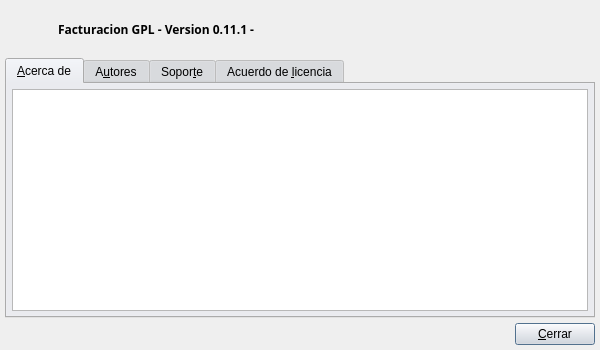
<ui version="4.0" >
 <class>aboutdlg</class>
 <widget class="QDialog" name="aboutdlg" >
  <property name="geometry" >
   <rect>
    <x>0</x>
    <y>0</y>
    <width>600</width>
    <height>350</height>
   </rect>
  </property>
  <property name="sizePolicy" >
   <sizepolicy vsizetype="Maximum" hsizetype="Maximum" >
    <horstretch>0</horstretch>
    <verstretch>0</verstretch>
   </sizepolicy>
  </property>
  <property name="minimumSize" >
   <size>
    <width>600</width>
    <height>350</height>
   </size>
  </property>
  <property name="maximumSize" >
   <size>
    <width>600</width>
    <height>350</height>
   </size>
  </property>
  <property name="palette" >
   <palette>
    <active>
     <colorrole role="WindowText" >
      <brush brushstyle="SolidPattern" >
       <color alpha="255" >
        <red>0</red>
        <green>0</green>
        <blue>0</blue>
       </color>
      </brush>
     </colorrole>
     <colorrole role="Button" >
      <brush brushstyle="SolidPattern" >
       <color alpha="255" >
        <red>221</red>
        <green>223</green>
        <blue>228</blue>
       </color>
      </brush>
     </colorrole>
     <colorrole role="Light" >
      <brush brushstyle="SolidPattern" >
       <color alpha="255" >
        <red>255</red>
        <green>255</green>
        <blue>255</blue>
       </color>
      </brush>
     </colorrole>
     <colorrole role="Midlight" >
      <brush brushstyle="SolidPattern" >
       <color alpha="255" >
        <red>255</red>
        <green>255</green>
        <blue>255</blue>
       </color>
      </brush>
     </colorrole>
     <colorrole role="Dark" >
      <brush brushstyle="SolidPattern" >
       <color alpha="255" >
        <red>85</red>
        <green>85</green>
        <blue>85</blue>
       </color>
      </brush>
     </colorrole>
     <colorrole role="Mid" >
      <brush brushstyle="SolidPattern" >
       <color alpha="255" >
        <red>199</red>
        <green>199</green>
        <blue>199</blue>
       </color>
      </brush>
     </colorrole>
     <colorrole role="Text" >
      <brush brushstyle="SolidPattern" >
       <color alpha="255" >
        <red>0</red>
        <green>0</green>
        <blue>0</blue>
       </color>
      </brush>
     </colorrole>
     <colorrole role="BrightText" >
      <brush brushstyle="SolidPattern" >
       <color alpha="255" >
        <red>255</red>
        <green>255</green>
        <blue>255</blue>
       </color>
      </brush>
     </colorrole>
     <colorrole role="ButtonText" >
      <brush brushstyle="SolidPattern" >
       <color alpha="255" >
        <red>0</red>
        <green>0</green>
        <blue>0</blue>
       </color>
      </brush>
     </colorrole>
     <colorrole role="Base" >
      <brush brushstyle="SolidPattern" >
       <color alpha="255" >
        <red>255</red>
        <green>255</green>
        <blue>255</blue>
       </color>
      </brush>
     </colorrole>
     <colorrole role="Window" >
      <brush brushstyle="SolidPattern" >
       <color alpha="255" >
        <red>239</red>
        <green>239</green>
        <blue>239</blue>
       </color>
      </brush>
     </colorrole>
     <colorrole role="Shadow" >
      <brush brushstyle="SolidPattern" >
       <color alpha="255" >
        <red>0</red>
        <green>0</green>
        <blue>0</blue>
       </color>
      </brush>
     </colorrole>
     <colorrole role="Highlight" >
      <brush brushstyle="SolidPattern" >
       <color alpha="255" >
        <red>103</red>
        <green>141</green>
        <blue>178</blue>
       </color>
      </brush>
     </colorrole>
     <colorrole role="HighlightedText" >
      <brush brushstyle="SolidPattern" >
       <color alpha="255" >
        <red>255</red>
        <green>255</green>
        <blue>255</blue>
       </color>
      </brush>
     </colorrole>
     <colorrole role="Link" >
      <brush brushstyle="SolidPattern" >
       <color alpha="255" >
        <red>0</red>
        <green>0</green>
        <blue>238</blue>
       </color>
      </brush>
     </colorrole>
     <colorrole role="LinkVisited" >
      <brush brushstyle="SolidPattern" >
       <color alpha="255" >
        <red>82</red>
        <green>24</green>
        <blue>139</blue>
       </color>
      </brush>
     </colorrole>
     <colorrole role="AlternateBase" >
      <brush brushstyle="SolidPattern" >
       <color alpha="255" >
        <red>232</red>
        <green>232</green>
        <blue>232</blue>
       </color>
      </brush>
     </colorrole>
    </active>
    <inactive>
     <colorrole role="WindowText" >
      <brush brushstyle="SolidPattern" >
       <color alpha="255" >
        <red>0</red>
        <green>0</green>
        <blue>0</blue>
       </color>
      </brush>
     </colorrole>
     <colorrole role="Button" >
      <brush brushstyle="SolidPattern" >
       <color alpha="255" >
        <red>221</red>
        <green>223</green>
        <blue>228</blue>
       </color>
      </brush>
     </colorrole>
     <colorrole role="Light" >
      <brush brushstyle="SolidPattern" >
       <color alpha="255" >
        <red>255</red>
        <green>255</green>
        <blue>255</blue>
       </color>
      </brush>
     </colorrole>
     <colorrole role="Midlight" >
      <brush brushstyle="SolidPattern" >
       <color alpha="255" >
        <red>255</red>
        <green>255</green>
        <blue>255</blue>
       </color>
      </brush>
     </colorrole>
     <colorrole role="Dark" >
      <brush brushstyle="SolidPattern" >
       <color alpha="255" >
        <red>85</red>
        <green>85</green>
        <blue>85</blue>
       </color>
      </brush>
     </colorrole>
     <colorrole role="Mid" >
      <brush brushstyle="SolidPattern" >
       <color alpha="255" >
        <red>199</red>
        <green>199</green>
        <blue>199</blue>
       </color>
      </brush>
     </colorrole>
     <colorrole role="Text" >
      <brush brushstyle="SolidPattern" >
       <color alpha="255" >
        <red>0</red>
        <green>0</green>
        <blue>0</blue>
       </color>
      </brush>
     </colorrole>
     <colorrole role="BrightText" >
      <brush brushstyle="SolidPattern" >
       <color alpha="255" >
        <red>255</red>
        <green>255</green>
        <blue>255</blue>
       </color>
      </brush>
     </colorrole>
     <colorrole role="ButtonText" >
      <brush brushstyle="SolidPattern" >
       <color alpha="255" >
        <red>0</red>
        <green>0</green>
        <blue>0</blue>
       </color>
      </brush>
     </colorrole>
     <colorrole role="Base" >
      <brush brushstyle="SolidPattern" >
       <color alpha="255" >
        <red>255</red>
        <green>255</green>
        <blue>255</blue>
       </color>
      </brush>
     </colorrole>
     <colorrole role="Window" >
      <brush brushstyle="SolidPattern" >
       <color alpha="255" >
        <red>239</red>
        <green>239</green>
        <blue>239</blue>
       </color>
      </brush>
     </colorrole>
     <colorrole role="Shadow" >
      <brush brushstyle="SolidPattern" >
       <color alpha="255" >
        <red>0</red>
        <green>0</green>
        <blue>0</blue>
       </color>
      </brush>
     </colorrole>
     <colorrole role="Highlight" >
      <brush brushstyle="SolidPattern" >
       <color alpha="255" >
        <red>103</red>
        <green>141</green>
        <blue>178</blue>
       </color>
      </brush>
     </colorrole>
     <colorrole role="HighlightedText" >
      <brush brushstyle="SolidPattern" >
       <color alpha="255" >
        <red>255</red>
        <green>255</green>
        <blue>255</blue>
       </color>
      </brush>
     </colorrole>
     <colorrole role="Link" >
      <brush brushstyle="SolidPattern" >
       <color alpha="255" >
        <red>0</red>
        <green>0</green>
        <blue>238</blue>
       </color>
      </brush>
     </colorrole>
     <colorrole role="LinkVisited" >
      <brush brushstyle="SolidPattern" >
       <color alpha="255" >
        <red>82</red>
        <green>24</green>
        <blue>139</blue>
       </color>
      </brush>
     </colorrole>
     <colorrole role="AlternateBase" >
      <brush brushstyle="SolidPattern" >
       <color alpha="255" >
        <red>232</red>
        <green>232</green>
        <blue>232</blue>
       </color>
      </brush>
     </colorrole>
    </inactive>
    <disabled>
     <colorrole role="WindowText" >
      <brush brushstyle="SolidPattern" >
       <color alpha="255" >
        <red>128</red>
        <green>128</green>
        <blue>128</blue>
       </color>
      </brush>
     </colorrole>
     <colorrole role="Button" >
      <brush brushstyle="SolidPattern" >
       <color alpha="255" >
        <red>221</red>
        <green>223</green>
        <blue>228</blue>
       </color>
      </brush>
     </colorrole>
     <colorrole role="Light" >
      <brush brushstyle="SolidPattern" >
       <color alpha="255" >
        <red>255</red>
        <green>255</green>
        <blue>255</blue>
       </color>
      </brush>
     </colorrole>
     <colorrole role="Midlight" >
      <brush brushstyle="SolidPattern" >
       <color alpha="255" >
        <red>255</red>
        <green>255</green>
        <blue>255</blue>
       </color>
      </brush>
     </colorrole>
     <colorrole role="Dark" >
      <brush brushstyle="SolidPattern" >
       <color alpha="255" >
        <red>85</red>
        <green>85</green>
        <blue>85</blue>
       </color>
      </brush>
     </colorrole>
     <colorrole role="Mid" >
      <brush brushstyle="SolidPattern" >
       <color alpha="255" >
        <red>199</red>
        <green>199</green>
        <blue>199</blue>
       </color>
      </brush>
     </colorrole>
     <colorrole role="Text" >
      <brush brushstyle="SolidPattern" >
       <color alpha="255" >
        <red>199</red>
        <green>199</green>
        <blue>199</blue>
       </color>
      </brush>
     </colorrole>
     <colorrole role="BrightText" >
      <brush brushstyle="SolidPattern" >
       <color alpha="255" >
        <red>255</red>
        <green>255</green>
        <blue>255</blue>
       </color>
      </brush>
     </colorrole>
     <colorrole role="ButtonText" >
      <brush brushstyle="SolidPattern" >
       <color alpha="255" >
        <red>128</red>
        <green>128</green>
        <blue>128</blue>
       </color>
      </brush>
     </colorrole>
     <colorrole role="Base" >
      <brush brushstyle="SolidPattern" >
       <color alpha="255" >
        <red>239</red>
        <green>239</green>
        <blue>239</blue>
       </color>
      </brush>
     </colorrole>
     <colorrole role="Window" >
      <brush brushstyle="SolidPattern" >
       <color alpha="255" >
        <red>239</red>
        <green>239</green>
        <blue>239</blue>
       </color>
      </brush>
     </colorrole>
     <colorrole role="Shadow" >
      <brush brushstyle="SolidPattern" >
       <color alpha="255" >
        <red>0</red>
        <green>0</green>
        <blue>0</blue>
       </color>
      </brush>
     </colorrole>
     <colorrole role="Highlight" >
      <brush brushstyle="SolidPattern" >
       <color alpha="255" >
        <red>86</red>
        <green>117</green>
        <blue>148</blue>
       </color>
      </brush>
     </colorrole>
     <colorrole role="HighlightedText" >
      <brush brushstyle="SolidPattern" >
       <color alpha="255" >
        <red>255</red>
        <green>255</green>
        <blue>255</blue>
       </color>
      </brush>
     </colorrole>
     <colorrole role="Link" >
      <brush brushstyle="SolidPattern" >
       <color alpha="255" >
        <red>0</red>
        <green>0</green>
        <blue>238</blue>
       </color>
      </brush>
     </colorrole>
     <colorrole role="LinkVisited" >
      <brush brushstyle="SolidPattern" >
       <color alpha="255" >
        <red>82</red>
        <green>24</green>
        <blue>139</blue>
       </color>
      </brush>
     </colorrole>
     <colorrole role="AlternateBase" >
      <brush brushstyle="SolidPattern" >
       <color alpha="255" >
        <red>232</red>
        <green>232</green>
        <blue>232</blue>
       </color>
      </brush>
     </colorrole>
    </disabled>
   </palette>
  </property>
  <property name="windowTitle" >
   <string>Acerca de Iglues/BulmaFact</string>
  </property>
  <property name="windowIcon" >
   <iconset>
    <normaloff/>
   </iconset>
  </property>
  <layout class="QHBoxLayout" >
   <property name="spacing" >
    <number>5</number>
   </property>
   <property name="margin" >
    <number>5</number>
   </property>
   <item>
    <layout class="QVBoxLayout" >
     <property name="spacing" >
      <number>5</number>
     </property>
     <property name="margin" >
      <number>0</number>
     </property>
     <item>
      <layout class="QHBoxLayout" >
       <property name="spacing" >
        <number>5</number>
       </property>
       <property name="margin" >
        <number>0</number>
       </property>
       <item>
        <widget class="QLabel" name="label" >
         <property name="minimumSize" >
          <size>
           <width>48</width>
           <height>48</height>
          </size>
         </property>
         <property name="maximumSize" >
          <size>
           <width>48</width>
           <height>48</height>
          </size>
         </property>
         <property name="text" >
          <string/>
         </property>
         <property name="pixmap" >
          <pixmap resource="../../bulmages.qrc" >:/Images/product.svg</pixmap>
         </property>
         <property name="scaledContents" >
          <bool>true</bool>
         </property>
        </widget>
       </item>
       <item>
        <widget class="QLabel" name="mui_lbversion" >
         <property name="font" >
          <font>
           <family>Sans Serif</family>
           <pointsize>9</pointsize>
           <weight>75</weight>
           <italic>false</italic>
           <bold>true</bold>
           <underline>false</underline>
           <strikeout>false</strikeout>
          </font>
         </property>
         <property name="text" >
          <string>Facturacion GPL - Version 0.11.1 -</string>
         </property>
        </widget>
       </item>
       <item>
        <spacer>
         <property name="orientation" >
          <enum>Qt::Horizontal</enum>
         </property>
         <property name="sizeHint" stdset="0" >
          <size>
           <width>40</width>
           <height>20</height>
          </size>
         </property>
        </spacer>
       </item>
      </layout>
     </item>
     <item>
      <widget class="QTabWidget" name="TabWidget2" >
       <property name="focusPolicy" >
        <enum>Qt::StrongFocus</enum>
       </property>
       <property name="layoutDirection" >
        <enum>Qt::LeftToRight</enum>
       </property>
       <property name="currentIndex" >
        <number>0</number>
       </property>
       <widget class="QWidget" name="Acercade" >
        <attribute name="title" >
         <string>&amp;Acerca de</string>
        </attribute>
        <layout class="QHBoxLayout" >
         <property name="spacing" >
          <number>5</number>
         </property>
         <property name="margin" >
          <number>5</number>
         </property>
         <item>
          <widget class="QTextEdit" name="textEdit_sobre" >
           <property name="focusPolicy" >
            <enum>Qt::StrongFocus</enum>
           </property>
           <property name="readOnly" >
            <bool>true</bool>
           </property>
          </widget>
         </item>
        </layout>
       </widget>
       <widget class="QWidget" name="autores" >
        <attribute name="title" >
         <string>A&amp;utores</string>
        </attribute>
        <layout class="QHBoxLayout" >
         <property name="spacing" >
          <number>5</number>
         </property>
         <property name="margin" >
          <number>5</number>
         </property>
         <item>
          <widget class="QTextEdit" name="textEdit_autores" >
           <property name="focusPolicy" >
            <enum>Qt::StrongFocus</enum>
           </property>
           <property name="autoFormatting" >
            <set>QTextEdit::AutoAll</set>
           </property>
           <property name="readOnly" >
            <bool>true</bool>
           </property>
           <property name="html" >
            <string>&lt;!DOCTYPE HTML PUBLIC "-//W3C//DTD HTML 4.0//EN" "http://www.w3.org/TR/REC-html40/strict.dtd">
&lt;html>&lt;head>&lt;meta name="qrichtext" content="1" />&lt;style type="text/css">
p, li { white-space: pre-wrap; }
&lt;/style>&lt;/head>&lt;body style=" font-family:'Sans Serif'; font-size:10pt; font-weight:400; font-style:normal;">
&lt;p style="-qt-paragraph-type:empty; margin-top:12px; margin-bottom:12px; margin-left:0px; margin-right:0px; -qt-block-indent:0; text-indent:0px; font-size:9pt;">&lt;/p>&lt;/body>&lt;/html></string>
           </property>
          </widget>
         </item>
        </layout>
       </widget>
       <widget class="QWidget" name="soporte" >
        <attribute name="title" >
         <string>Sopor&amp;te</string>
        </attribute>
        <layout class="QHBoxLayout" >
         <property name="spacing" >
          <number>5</number>
         </property>
         <property name="margin" >
          <number>5</number>
         </property>
         <item>
          <widget class="QTextEdit" name="textEdit_soporte" >
           <property name="focusPolicy" >
            <enum>Qt::TabFocus</enum>
           </property>
           <property name="readOnly" >
            <bool>true</bool>
           </property>
          </widget>
         </item>
        </layout>
       </widget>
       <widget class="QWidget" name="licencia" >
        <attribute name="title" >
         <string>Acuerdo de &amp;licencia</string>
        </attribute>
        <layout class="QHBoxLayout" >
         <property name="spacing" >
          <number>5</number>
         </property>
         <property name="margin" >
          <number>5</number>
         </property>
         <item>
          <widget class="QTextEdit" name="textEdit_licencia" >
           <property name="focusPolicy" >
            <enum>Qt::StrongFocus</enum>
           </property>
           <property name="readOnly" >
            <bool>true</bool>
           </property>
          </widget>
         </item>
        </layout>
       </widget>
      </widget>
     </item>
     <item>
      <layout class="QHBoxLayout" >
       <property name="spacing" >
        <number>5</number>
       </property>
       <property name="margin" >
        <number>0</number>
       </property>
       <item>
        <spacer>
         <property name="orientation" >
          <enum>Qt::Horizontal</enum>
         </property>
         <property name="sizeHint" stdset="0" >
          <size>
           <width>40</width>
           <height>20</height>
          </size>
         </property>
        </spacer>
       </item>
       <item>
        <widget class="QPushButton" name="pushButton_cerrar" >
         <property name="text" >
          <string>&amp;Cerrar</string>
         </property>
        </widget>
       </item>
      </layout>
     </item>
    </layout>
   </item>
  </layout>
 </widget>
 <layoutdefault spacing="5" margin="5" />
 <resources>
  <include location="../../bulmages.qrc" />
 </resources>
 <connections>
  <connection>
   <sender>pushButton_cerrar</sender>
   <signal>clicked()</signal>
   <receiver>aboutdlg</receiver>
   <slot>close()</slot>
   <hints>
    <hint type="sourcelabel" >
     <x>546</x>
     <y>325</y>
    </hint>
    <hint type="destinationlabel" >
     <x>299</x>
     <y>174</y>
    </hint>
   </hints>
  </connection>
 </connections>
</ui>
